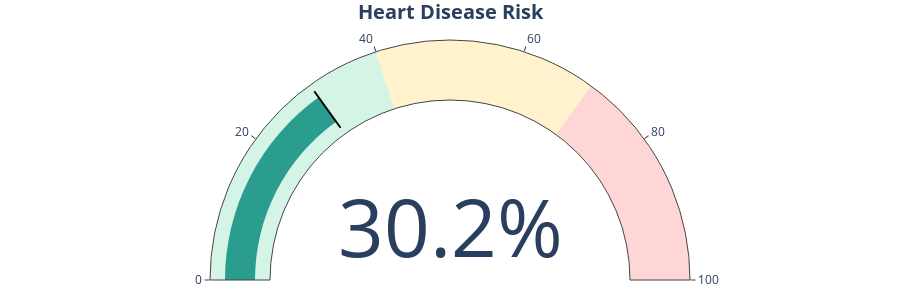

The notebook cell saved with this chart:
### Markdown cell above
### Plot a gauge for the predicted risk (visual)
This uses Plotly to show the predicted probability on a gauge.

### Code cell
# Create a gauge chart to visualize the risk percentage
fig = go.Figure(go.Indicator(
    mode='gauge+number',
    value=pred_prob,
    number={'suffix': '%', 'valueformat': '.1f'},
    title={'text': '<b>Heart Disease Risk</b>'},
    gauge={
        'axis': {'range': [0, 100]},
        'bar': {'color': '#b30000' if pred_label == 1 else '#2a9d8f'},
        'steps': [
            {'range': [0, 40], 'color': '#d4f5e6'},
            {'range': [40, 70], 'color': '#fff2cc'},
            {'range': [70, 100], 'color': '#ffd6d6'}
        ],
        'threshold': {'line': {'color': 'black', 'width': 2}, 'thickness': 0.75, 'value': pred_prob}
    }
))
fig.update_layout(height=300, margin=dict(l=20, r=20, t=40, b=20))
fig.show()

### Figure 1 — Plotly figure (JSON) as saved in the notebook; plotly's stock layout.template omitted (floating-point values rounded to 4 significant figures)
{"data": [{"gauge": {"axis": {"range": [0, 100]}, "bar": {"color": "#2a9d8f"}, "steps": [{"color": "#d4f5e6", "range": [0, 40]}, {"color": "#fff2cc", "range": [40, 70]}, {"color": "#ffd6d6", "range": [70, 100]}], "threshold": {"line": {"color": "black", "width": 2}, "thickness": 0.75, "value": 30.15}}, "mode": "gauge+number", "number": {"suffix": "%", "valueformat": ".1f"}, "title": {"text": "<b>Heart Disease Risk</b>"}, "type": "indicator", "value": 30.15}], "layout": {"height": 300, "margin": {"b": 20, "l": 20, "r": 20, "t": 40}}}
